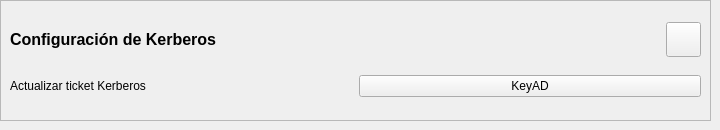
            <widget class="QWidget" name="kerberos">
             <attribute name="title">
              <string>Kerberos</string>
             </attribute>
             <widget class="QFrame" name="fr_kerberos">
              <property name="geometry">
               <rect>
                <x>0</x>
                <y>0</y>
                <width>711</width>
                <height>121</height>
               </rect>
              </property>
              <property name="frameShape">
               <enum>QFrame::StyledPanel</enum>
              </property>
              <property name="frameShadow">
               <enum>QFrame::Raised</enum>
              </property>
              <layout class="QGridLayout" name="gridLayout_9">
               <item row="0" column="0">
                <widget class="QLabel" name="label_29">
                 <property name="font">
                  <font>
                   <pointsize>12</pointsize>
                   <weight>75</weight>
                   <bold>true</bold>
                  </font>
                 </property>
                 <property name="text">
                  <string>Configuración de Kerberos</string>
                 </property>
                </widget>
               </item>
               <item row="0" column="1">
                <widget class="QPushButton" name="PB_kerberos">
                 <property name="maximumSize">
                  <size>
                   <width>35</width>
                   <height>35</height>
                  </size>
                 </property>
                 <property name="text">
                  <string/>
                 </property>
                 <property name="icon">
                  <iconset resource="../iconos.qrc">
                   <normaloff>:/imagenes/iconos/sedes/color.png</normaloff>:/imagenes/iconos/sedes/color.png</iconset>
                 </property>
                 <property name="iconSize">
                  <size>
                   <width>25</width>
                   <height>25</height>
                  </size>
                 </property>
                </widget>
               </item>
               <item row="1" column="0" colspan="2">
                <layout class="QHBoxLayout" name="horizontalLayout">
                 <item>
                  <widget class="QLabel" name="label_9">
                   <property name="text">
                    <string>Actualizar ticket Kerberos</string>
                   </property>
                  </widget>
                 </item>
                 <item>
                  <widget class="QPushButton" name="Btn_Kerberos">
                   <property name="toolTip">
                    <string>Renueva el token de kerberos</string>
                   </property>
                   <property name="text">
                    <string>KeyAD</string>
                   </property>
                  </widget>
                 </item>
                </layout>
               </item>
              </layout>
             </widget>
            </widget>
